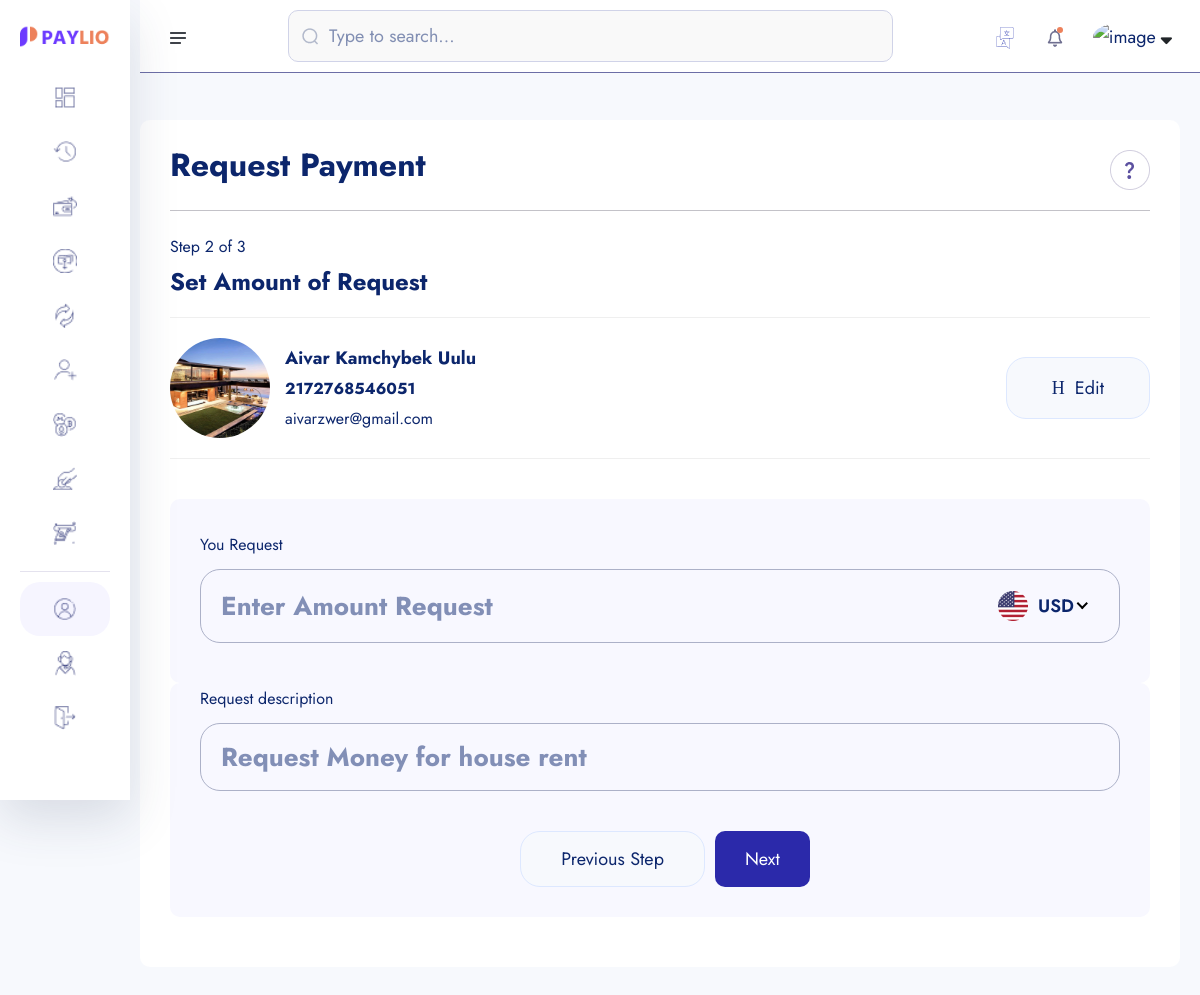
The page /amount-request/2172768546051 on the database its author committed.
### account/models.py (models this page shows, shortened)
class Account(models.Model):
    id = models.UUIDField(primary_key=True, unique=True, default=uuid.uuid4, editable=False)
    user =  models.OneToOneField(User, on_delete=models.CASCADE)
    account_balance = models.DecimalField(max_digits=12, decimal_places=2, default=0.00) #123 345 789 102
    account_number = ShortUUIDField(unique=True,length=10, max_length=25, prefix="217", alphabet="1234567890") #2175893745837
    account_id = ShortUUIDField(unique=True,length=7, max_length=25, prefix="DEX", alphabet="1234567890") #2175893745837
    pin_number = ShortUUIDField(unique=True,length=4, max_length=7, alphabet="1234567890") #2737
    red_code = ShortUUIDField(unique=True,length=10, max_length=20, alphabet="abcdefgh1234567890") #2737
    account_status = models.CharField(max_length=100, choices=ACCOUNT_STATUS, default="in-active")
    date = models.DateTimeField(auto_now_add=True)
    kyc_submitted = models.BooleanField(default=False)
    kyc_confirmed = models.BooleanField(default=False)
    recommended_by = models.ForeignKey(User, on_delete=models.DO_NOTHING, blank=True, null=True, related_name="recommended_by")
    class Meta:
        ordering = ['-date']

class KYC(models.Model):
    id = models.UUIDField(primary_key=True, unique=True, default=uuid.uuid4, editable=False)
    user =  models.OneToOneField(User, on_delete=models.CASCADE)
    account =  models.OneToOneField(Account, on_delete=models.CASCADE, null=True, blank=True)
    full_name = models.CharField(max_length=1000)
    image = models.ImageField(upload_to="kyc", default="default.jpg")
    marrital_status = models.CharField(choices=MARITAL_STATUS, max_length=40)
    gender = models.CharField(choices=GENDER, max_length=40)
    identity_type = models.CharField(choices=IDENTITY_TYPE, max_length=140)
    identity_image = models.ImageField(upload_to="kyc", null=True, blank=True)
    date_of_birth = models.DateTimeField(auto_now_add=False)
    signature = models.ImageField(upload_to="kyc")
    nationality = models.CharField(max_length=100, null=True, blank=True)
    country = models.CharField(max_length=100)
    state = models.CharField(max_length=100)
    city = models.CharField(max_length=100)
    mobile = models.CharField(max_length=1000)
    fax = models.CharField(max_length=1000)
    date = models.DateTimeField(auto_now_add=True)

### userauths/models.py (models this page shows, shortened)
class User(AbstractUser):
    username = models.CharField(max_length=100)
    email = models.EmailField(unique=True)
    is_staff = models.BooleanField(default=False)
    is_superuser = models.BooleanField(default=False)
    USERNAME_FIELD = 'email'
    REQUIRED_FIELDS = ['username']

### core/payment_request.py (the view)
# urls.py: path("amount-request/<account_number>", payment_request.AmountRequest, name="amount-request"),
def AmountRequest(request, account_number):
    account = Account.objects.get(account_number=account_number)
    context = {
        "account": account,
    }
    return render(request, "payment_request/amount-request.html", context)

### templates/payment_request/amount-request.html (shortened to what this page needs)
{% extends "partials/dashboard-base.html" %}
{% load static %}
{% block content %}
{% load humanize %}
    <section class="dashboard-section body-collapse pay step step-2">
        <div class="overlay pt-120">
            <div class="container-fruid">
                <div class="main-content">
                    <div class="head-area d-flex align-items-center justify-content-between">
                        <h4>Request Payment</h4>
                        <div class="icon-area">
                            <img src="{% static 'assets1/images/icon/support-icon.png' %}" alt="icon">
                        </div>
                    </div>
                    <div class="choose-recipient">
                        <div class="step-area">
                            <span class="mdr">Step 2 of 3</span>
                            <h5>Set Amount of Request</h5>
                        </div>
                        <div class="user-select">
                            <div class="single-user">
                                <div class="left d-flex align-items-center">
                                    <div class="img-area">
                                        <img src="{{ account.user.kyc.image.url }}" style="width: 100px; height: 100px; border-radius: 50%; object-fit: cover;"  alt="image">
                                    </div>
                                    <div class="text-area">
                                        <p>{{ account.user.kyc.full_name|title }}</p>
                                        <span class="mdr"><b>{{ account.account_number }}</b></span> <br>
                                        <span class="mdr">{{ account.user.email }}</span>
                                    </div>
                                </div>
                                <div class="right">
                                    <a href="{% url 'core:search-account' %}">
                                        <i class="icon-h-edit"></i>
                                        Edit
                                    </a>
                                </div>
                            </div>
                        </div>
                    </div>
                    <form action="{% url 'core:amount-request-process' account.account_number %}" method="POST">
                        <div class="send-banance">
                            <span class="mdr">You Request</span>
                            <div class="input-area">
                                <input class="xxlr"  placeholder="Enter Amount Request" type="number" name = "amount-request" id = "amount-send">
                            </div>
                        </div>
                        <div class="send-banance pt-0 my-0">
                            <span class="mdr">Request description</span>
                            <div class="input-area">
                                <input class="xxlr" placeholder="Request Money for house rent" type="text" name = "description" >
                            </div>
                        <div class="footer-area mt-40">
                            <a href="{% url 'core:request-search-account' %}">Previous Step</a>
                            <button type="submit" style="padding: 10px 30px; border-radius: 10px; background: rgb(43, 41, 170); color: #ffff;" class="active">Next</button>
                        </div>
                    </form>
                </div>
            </div>
        </div>
    </section>
    {% endblock content %}

### rows shown on the page
Account: user.kyc.image (picture), user.kyc.full_name "Aivar Kamchybek Uulu", account_number "2172768546051", user.email "aivarzwer@gmail.com"
